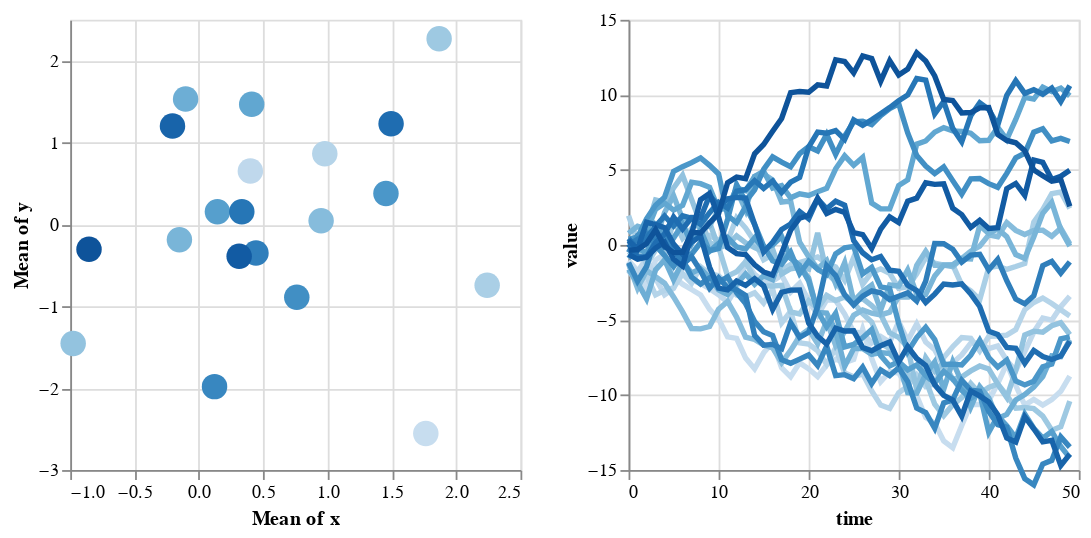

The cell this chart's notebook holds for it:
### Code cell
import altair as alt
#Only for notebook: alt.renderers.enable('notebook')
import pandas as pd
import numpy as np

np.random.seed(0)

n_objects = 20
n_times = 50

# Create one (x, y) pair of metadata per object
locations = pd.DataFrame({
    'id': range(n_objects),
    'x': np.random.randn(n_objects),
    'y': np.random.randn(n_objects)
})

# Create a 50-element time-series for each object
timeseries = pd.DataFrame(np.random.randn(n_times, n_objects).cumsum(0),
                          columns=locations['id'],
                          index=pd.RangeIndex(0, n_times, name='time'))

# Melt the wide-form timeseries into a long-form view
timeseries = timeseries.reset_index().melt('time')

# Merge the (x, y) metadata into the long-form view
timeseries['id'] = timeseries['id'].astype(int)  # make merge not complain
data = pd.merge(timeseries, locations, on='id')

# Data is prepared, now make a chart

selector = alt.selection_single(empty='all', fields=['id'], on='mouseover')

base = alt.Chart(data).properties(
    width=250,
    height=250
).add_selection(selector)

points = base.mark_point(filled=True, size=200).encode(
    x='mean(x)',
    y='mean(y)',
    color=alt.condition(selector, 'id:O', alt.value('lightgray'), legend=None),
).interactive()

timeseries = base.mark_line(strokeWidth=3).encode(
    x='time',
    y=alt.Y('value', scale=alt.Scale(domain=(-15, 15))),
    color=alt.Color('id:O', legend=None)
).transform_filter(
    selector
)

points | timeseries

### Figure 1 — Vega-Lite specification as saved in the notebook (floating-point values rounded to 4 significant figures; data arrays with more than 128 entries replaced by an {"elided": "..."} marker saying what was removed)
{"$schema": "https://vega.github.io/schema/vega-lite/v2.6.0.json", "config": {"view": {"height": 300, "width": 400}}, "datasets": {"data-86cc18c68bd6e2ece9bef2b46afbf45b": {"elided": "1000 records"}}, "hconcat": [{"data": {"name": "data-86cc18c68bd6e2ece9bef2b46afbf45b"}, "encoding": {"color": {"condition": {"field": "id", "legend": null, "selection": "selector001", "type": "ordinal"}, "value": "lightgray"}, "x": {"aggregate": "mean", "field": "x", "type": "quantitative"}, "y": {"aggregate": "mean", "field": "y", "type": "quantitative"}}, "height": 250, "mark": {"filled": true, "size": 200, "type": "point"}, "selection": {"selector001": {"empty": "all", "fields": ["id"], "on": "mouseover", "resolve": "global", "type": "single"}, "selector002": {"bind": "scales", "encodings": ["x", "y"], "mark": {"fill": "#333", "fillOpacity": 0.125, "stroke": "white"}, "on": "[mousedown, window:mouseup] > window:mousemove!", "resolve": "global", "translate": "[mousedown, window:mouseup] > window:mousemove!", "type": "interval", "zoom": "wheel!"}}, "width": 250}, {"data": {"name": "data-86cc18c68bd6e2ece9bef2b46afbf45b"}, "encoding": {"color": {"field": "id", "legend": null, "type": "ordinal"}, "x": {"field": "time", "type": "quantitative"}, "y": {"field": "value", "scale": {"domain": [-15, 15]}, "type": "quantitative"}}, "height": 250, "mark": {"strokeWidth": 3, "type": "line"}, "selection": {"selector001": {"empty": "all", "fields": ["id"], "on": "mouseover", "resolve": "global", "type": "single"}}, "transform": [{"filter": {"selection": "selector001"}}], "width": 250}]}
